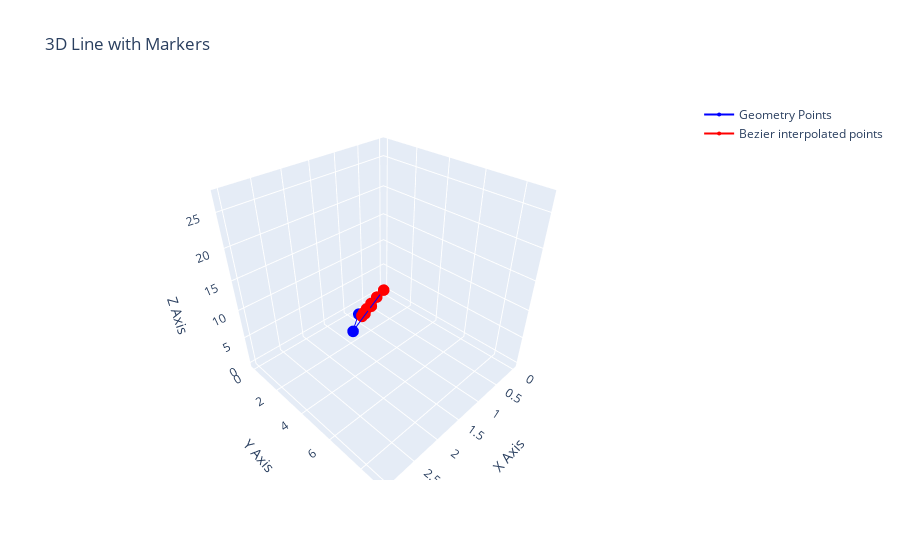

The cell this chart's notebook holds for it:
### Markdown cell above
### **3D Examples using Plotly**

### Code cell
import numpy as np

P1 = np.array([0, 0, 0])
P2 = np.array([1, 1, 1])
P3 = np.array([2, 4, 8])
P4 = np.array([3, 9, 27])

G_B = np.stack([P1.T, P2.T, P3.T, P4.T], axis=1)
N = 10
time = np.linspace(0, 1, N)
B_B = np.zeros((4,1)) # Blending Function
Q = np.zeros((3, N)) # N 3D-points
for i, t in enumerate(time): # t in [0, 1]
  B_B[0] = (1-t)**3
  B_B[1] = 3*t*(1-t)**2
  B_B[2] = 3*t**2*(1-t)
  B_B[3] = t**3
  Q[:,i] = (G_B@B_B).reshape((3,))

# Visualize
import plotly.graph_objects as go
fig = go.Figure()
# Add the 3D lines, points for geometry matrix
fig.add_trace(go.Scatter3d(
    x=G_B[0,:],
    y=G_B[1,:],
    z=G_B[2,:],
    name='Geometry Points',
    mode='lines+markers',  # Add both lines and markers
    line=dict(width=2, color='blue'),
    marker=dict(size=4, color='blue')  # Marker styling
))

# Add the interpolated 3D points
fig.add_trace(go.Scatter3d(
    x=Q[0,:],
    y=Q[1,:],
    z=Q[2,:],
    name='Bezier interpolated points',
    mode='lines+markers',
    line=dict(width=2, color='red'),
    marker=dict(size=4, color='red')  # Marker styling
))

# Update layout
fig.update_layout(
    title='3D Line with Markers',
    scene=dict(
        xaxis_title='X Axis',
        yaxis_title='Y Axis',
        zaxis_title='Z Axis'
    )
)

fig.show()

### Figure 1 — Plotly figure (JSON) as saved in the notebook; plotly's stock layout.template omitted (floating-point values rounded to 4 significant figures)
{"data": [{"line": {"color": "blue", "width": 2}, "marker": {"color": "blue", "size": 4}, "mode": "lines+markers", "name": "Geometry Points", "type": "scatter3d", "x": [0, 1, 2, 3], "y": [0, 1, 4, 9], "z": [0, 1, 8, 27]}, {"line": {"color": "red", "width": 2}, "marker": {"color": "red", "size": 4}, "mode": "lines+markers", "name": "Bezier interpolated points", "type": "scatter3d", "x": [0, 0.3333, 0.6667, 1, 1.333, 1.667, 2, 2.333, 2.667, 3], "y": [0, 0.4074, 0.963, 1.667, 2.519, 3.519, 4.667, 5.963, 7.407, 9], "z": [0, 0.5638, 1.621, 3.222, 5.416, 8.251, 11.78, 16.05, 21.1, 27]}], "layout": {"scene": {"xaxis": {"title": {"text": "X Axis"}}, "yaxis": {"title": {"text": "Y Axis"}}, "zaxis": {"title": {"text": "Z Axis"}}}, "title": {"text": "3D Line with Markers"}}}
